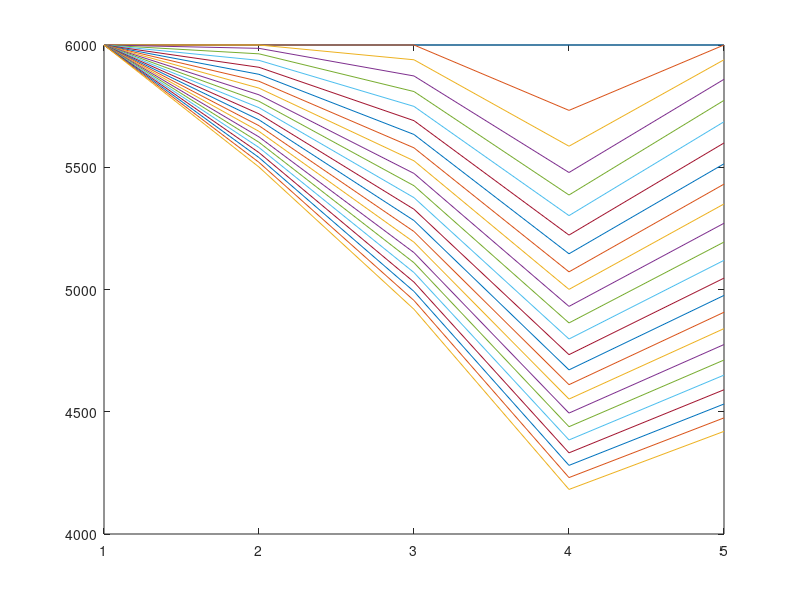

Recreate this plot in MATLAB.
%Amir Mohyeddini
%EXPLICIT
%press______noflow
%else is important
%point distribution



%%%%%%%%%%%%%%%%%%%%%%%%%%%%%%%%%%%%%%%%%%%%%%%%%%%%%%%%%%%%%%%%%%%%%%%%%%1
clc;
clear;
close all;
N=5;
phi=0.18;
deltax=zeros(1,N);
for i=1:N
   deltax(1,i)=1000; 
end
dy=1000;
dz=75;
% permx=15;
permx=zeros(1,N);
for i=1:N
   permx(1,i)=15; 
    
end
% Bo=1;
co=3.5e-6;
Bo=@(p) 1;%1/(1+co*(p-4200));
muob=3.5;
pb=2635;
mu=@(p) 10;%muob*(p/pb)^(2.6*(p^1.187)*exp(-11.513+(-8.98e-5*p)));


deltat=15;
time=360;
nt=time/deltat;
pressure=zeros(nt,N);
pressure(1,:)=6000;
pressure(:,1)=6000;
betac=1.127e-3;
alphac=5.615;
Ax=dy*dz;
vb=Ax.*deltax;
q=zeros(1,N);
q(4)=-150;


for n=2:nt

    for i=1:N-1 

        if i==1 
         right=(betac*Ax*(deltax(1,i+1)+deltax(1,i+2))/(deltax(1,i+1)/permx(1,i+1)+deltax(1,i+2)/permx(1,i+2)))/(mu(1/2*(pressure(n-1,i+1)+pressure(n-1,i+2)))*Bo(1/2*(pressure(n-1,i+1)+pressure(n-1,i+2)))*(1/2*(deltax(1,i+1)+deltax(1,i+2))));
         left=(betac*Ax*(deltax(1,i+1)+deltax(1,i))/(deltax(1,i+1)/permx(1,i+1)+deltax(1,i)/permx(1,i)))/(mu(1/2*(pressure(n-1,i+1)+pressure(n-1,i)))*Bo(1/2*(pressure(n-1,i+1)+pressure(n-1,i)))*(1/2*(deltax(1,i+1)+deltax(1,i))));

        pressure(n,i+1)=pressure(n-1,i+1)+(alphac*Bo(pressure(n-1,i+1))*deltat)/(vb(1,i+1)*phi*co)*q(1,i+1)+(alphac*Bo(pressure(n-1,i+1))*deltat)/(vb(1,i+1)*phi*co)*((right*pressure(n-1,i+2)-(right+left)*(pressure(n-1,i+1)))+(left*pressure(n-1,i)));   

        elseif i==N-1
%         right=(betac*Ax*(deltax(1,i)+deltax(1,i+1))/(deltax(1,i)/permx(1,i)+deltax(1,i+1)/permx(1,i+1)))/(mu*Bo(1/2*(pressure(n-1,i)+pressure(n-1,i+1)))*(1/2*(deltax(1,i)+deltax(1,i+1))));
         left=(betac*Ax*(deltax(1,i+1)+deltax(1,i))/(deltax(1,i+1)/permx(1,i+1)+deltax(1,i)/permx(1,i)))/(mu(1/2*(pressure(n-1,i+1)+pressure(n-1,i)))*Bo(1/2*(pressure(n-1,i+1)+pressure(n-1,i)))*(1/2*(deltax(1,i+1)+deltax(1,i))));

        pressure(n,i+1)=pressure(n-1,i+1)+(alphac*Bo(pressure(n-1,i+1))*deltat)/(vb(1,i+1)*phi*co)*q(1,i+1)+(alphac*Bo(pressure(n-1,i+1))*deltat)/(vb(1,i+1)*phi*co)*((-(left)*(pressure(n-1,i+1)))+(left*pressure(n-1,i)));   

      
        else
         right=(betac*Ax*(deltax(1,i+1)+deltax(1,i+2))/(deltax(1,i+1)/permx(1,i+1)+deltax(1,i+2)/permx(1,i+2)))/(mu(1/2*(pressure(n-1,i+1)+pressure(n-1,i+2)))*Bo(1/2*(pressure(n-1,i+1)+pressure(n-1,i+2)))*(1/2*(deltax(1,i+1)+deltax(1,i+2))));
         left=(betac*Ax*(deltax(1,i+1)+deltax(1,i))/(deltax(1,i+1)/permx(1,i+1)+deltax(1,i)/permx(1,i)))/(mu(1/2*(pressure(n-1,i+1)+pressure(n-1,i)))*Bo(1/2*(pressure(n-1,i+1)+pressure(n-1,i)))*(1/2*(deltax(1,i+1)+deltax(1,i))));

        pressure(n,i+1)=pressure(n-1,i+1)+(alphac*Bo(pressure(n-1,i+1))*deltat)/(vb(1,i+1)*phi*co)*q(1,i+1)+(alphac*Bo(pressure(n-1,i+1))*deltat)/(vb(1,i+1)*phi*co)*((right*pressure(n-1,i+2)-(right+left)*(pressure(n-1,i+1)))+(left*pressure(n-1,i)));   


        end
    
    end
   
end

for n=1:nt
   plot(pressure(n,:))
   hold on
end


